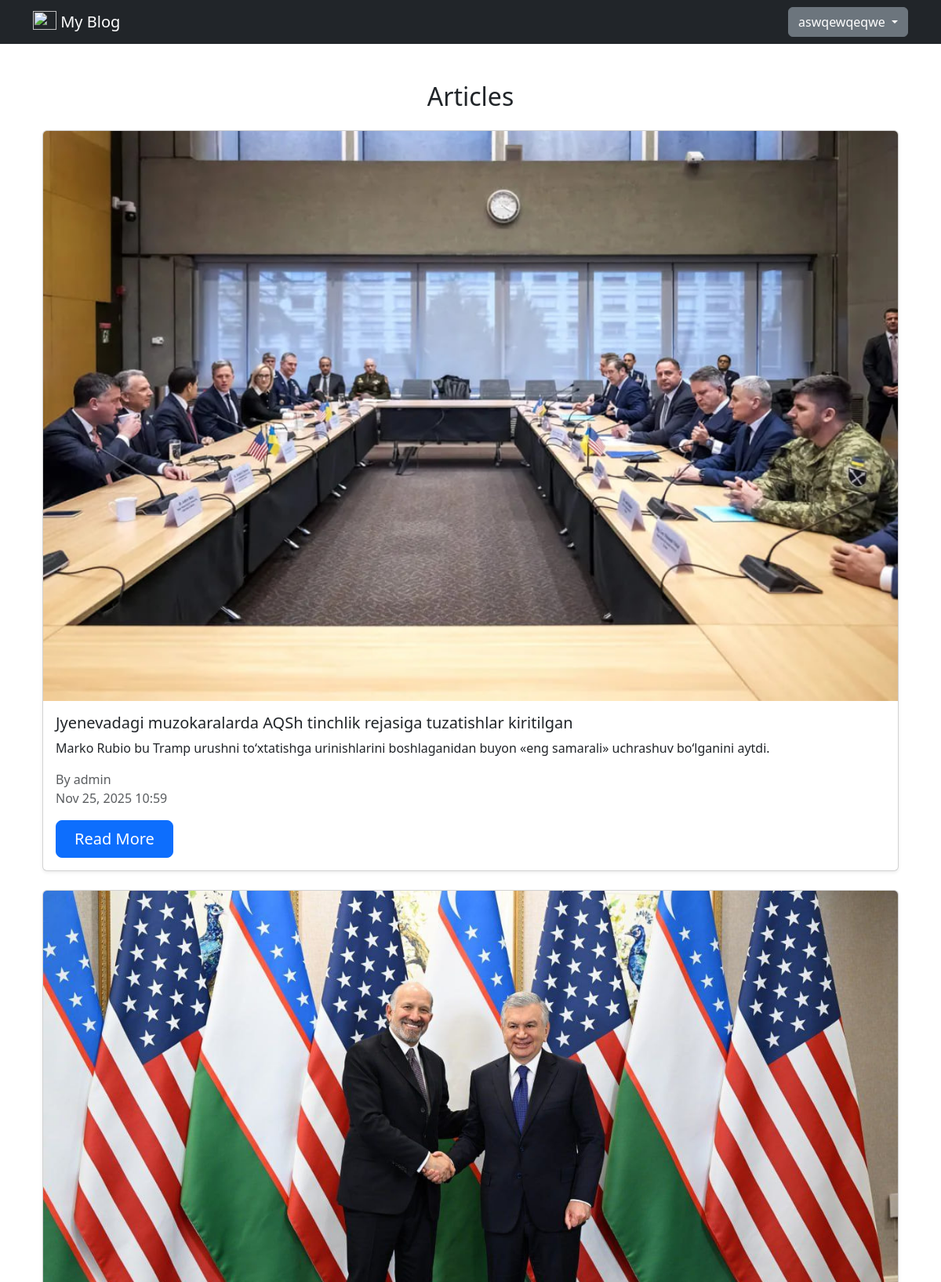
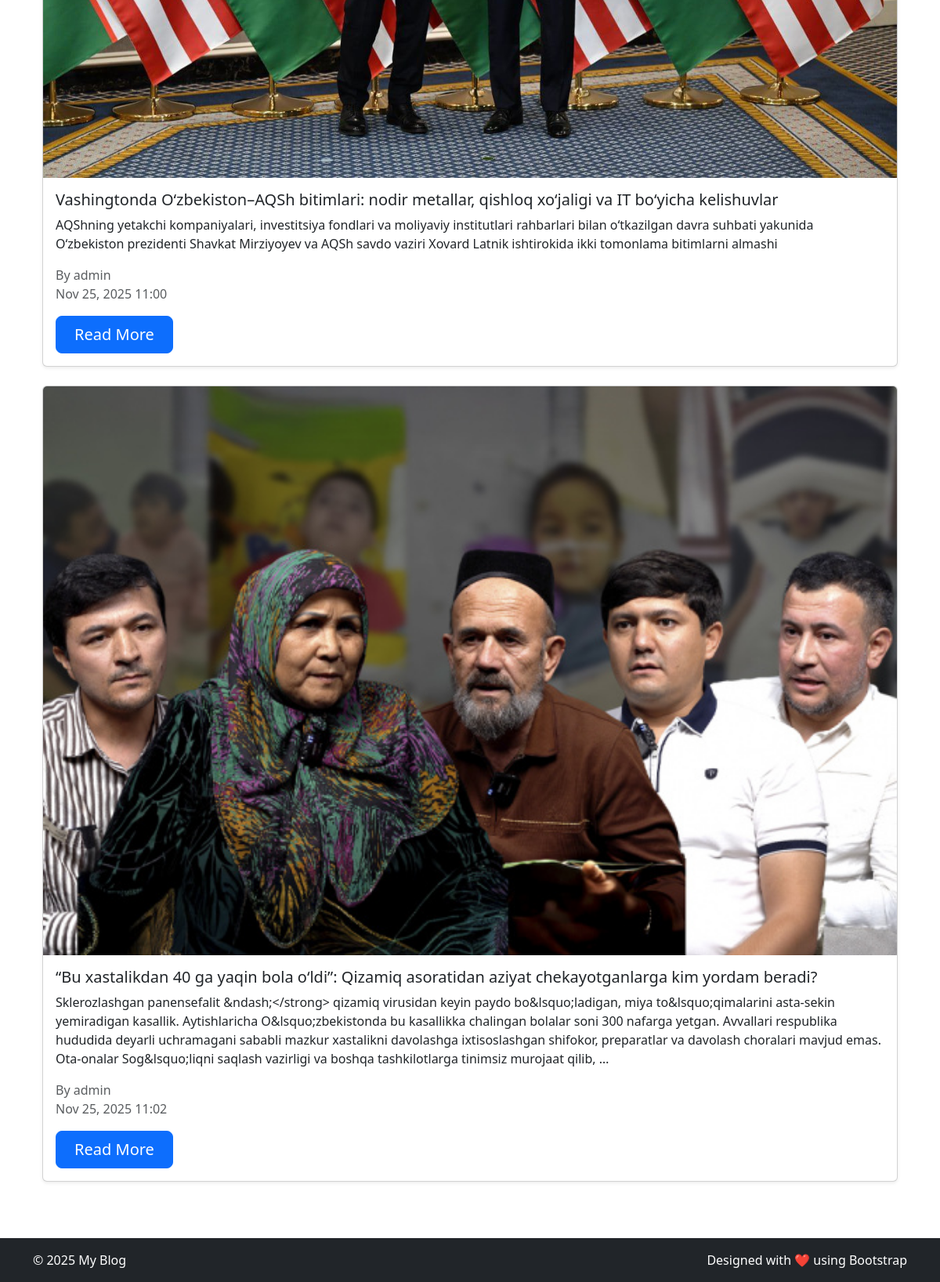
The page /articles/ (signed in) on the database as committed earlier (2 pictures, top to bottom).
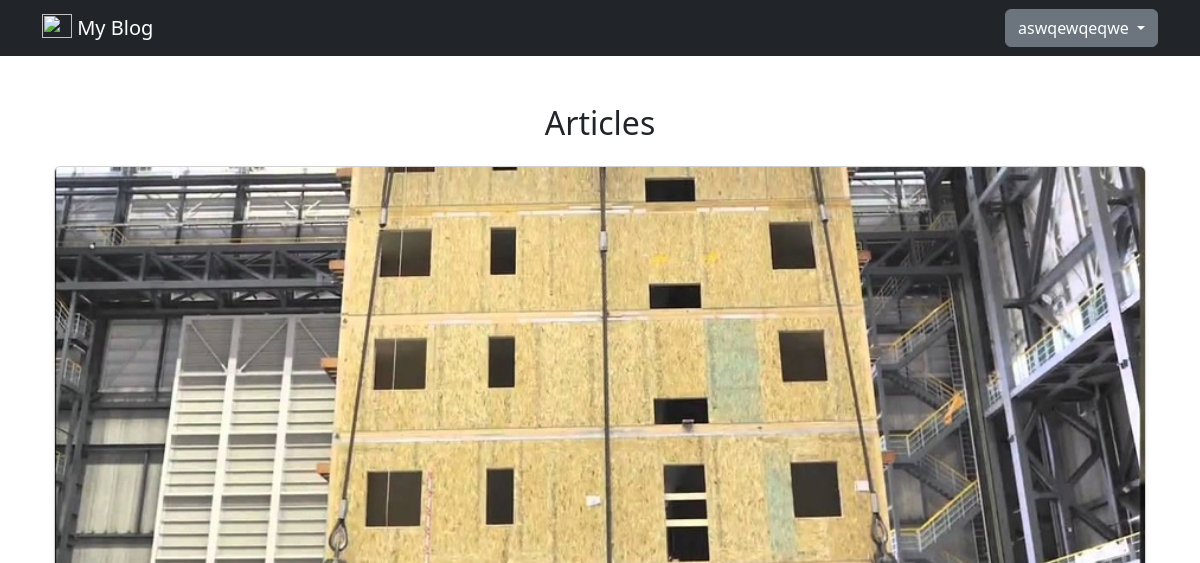
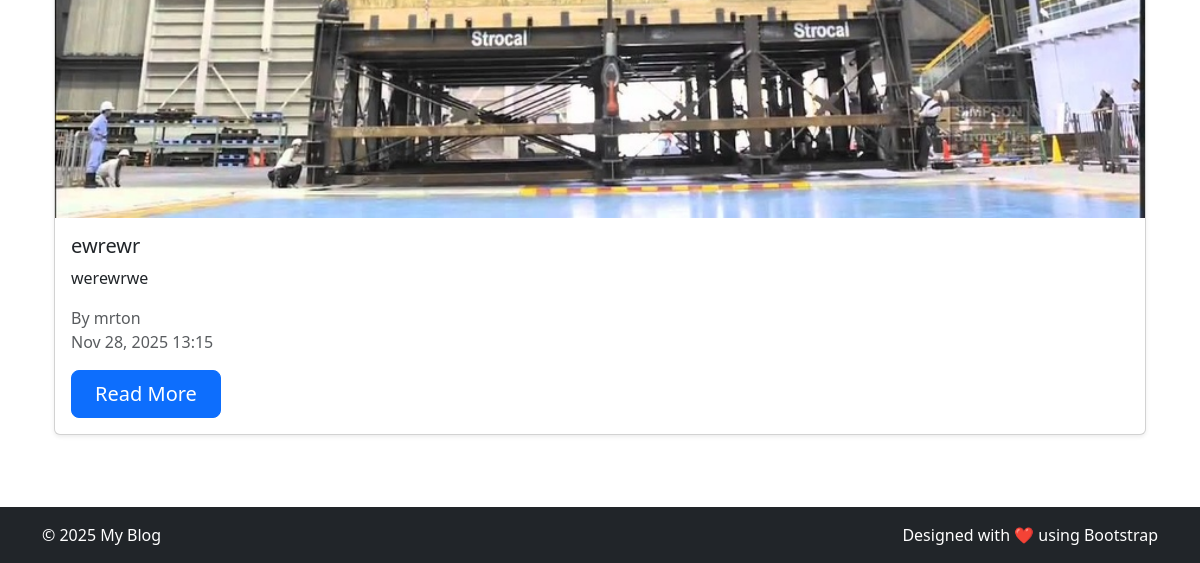
The same page on the database as committed later (2 pictures, top to bottom).
### accounts/models.py (models this page shows)
class CustomUser(AbstractUser):
    age=models.PositiveBigIntegerField(null=True,blank=True)
    address=models.CharField(max_length=100,null=True,blank=True)

### articles/models.py (models this page shows, shortened)
class Article(models.Model):
    title = models.CharField(max_length=255)
    summary=models.CharField(max_length=255,blank=True)
    body=RichTextField()
    photo=models.ImageField(upload_to='photos/',blank=True,null=True,default='first_CZsPB4v.jpeg')
    date=models.DateTimeField(auto_now_add=True)
    author=models.ForeignKey(get_user_model(),on_delete=models.CASCADE)

### articles/views.py (the view)
# urls.py: path('', ArticleList.as_view(), name='article-list'),
class ArticleList(LoginRequiredMixin,ListView):
    model=Article
    template_name="articles/article_list.html"
    context_object_name="articles"
    ordering=['title']

### templates/articles/article_list.html (shortened to what this page needs)
{% extends 'base.html' %}
{% load static %}
{% block content %}
<div class="container my-5">
    <h2 class="mb-4 text-center">Articles</h2>
    <div class="row">
        {% for article in articles %}
            <div class="col-md-6 col-lg-12 mb-4">
                <div class="card h-100 shadow-sm">
                    {% if article.photo %}
                        <img src="{{ article.photo.url }}" class="card-img-top w-100" style="height: auto;" alt="{{ article.title }}">
                    {% else %}
                        <img src="{% static 'photos/first_CZsPB4v.jpeg' %}" class="card-img-top w-100" style="height: auto;" alt="{{ article.title }}">
                    {% endif %}
                    <div class="card-body d-flex flex-column">
                        <h5 class="card-title">
                          {{ article.title }}
                        </h5>
                        <p class="card-text">
                            {{ article.summary|default:article.body|truncatewords:50 }}
                        </p>
                        <p class="text-muted mt-auto mb-2">
                            By {{ article.author.username }}<br>
                            {{ article.date|date:"M d, Y H:i" }}
                        </p>
                        <a href="{% url 'article-detail' article.pk %}" class="btn btn-primary btn-lg mt-2" style="width: 150px;">Read More</a>
                    </div>
                </div>
            </div>
        {% empty %}
            <p class="text-center">No articles found.</p>
        {% endfor %}
    </div>
</div>
{% endblock %}

### templates/base.html (shortened to what this page needs)
{% load static %}
{% load widget_tweaks %}
<!DOCTYPE html>
<html lang="en">
<head>
    <link href="https://cdn.jsdelivr.net/npm/bootstrap@5.3.2/dist/css/bootstrap.min.css" rel="stylesheet">
</head>
<body class="d-flex flex-column min-vh-100">
    <header>
        <nav class="navbar navbar-dark bg-dark">
            <div class="container">
                <a class="navbar-brand" href="{% url 'home' %}">
                    <img src="https://getbootstrap.com/docs/5.3/assets/brand/bootstrap-logo.svg" width="30" height="24" class="d-inline-block align-text-top">
                    My Blog
                </a>
                {% if request.user.is_authenticated %}
                    <div class="dropdown">
                        <button class="btn btn-secondary dropdown-toggle" type="button" data-bs-toggle="dropdown" aria-expanded="false">
                            {{ request.user.username }}
                        </button>
                    </div>
                {% endif %}
            </div>
        </nav>
    </header>
    <main class="flex-grow-1">
        <div class="container my-4">
            {% block content %}{% endblock %}
        </div>
    </main>
    <footer class="bg-dark text-white py-3 mt-auto">
        <div class="container d-flex justify-content-between">
            <span>&copy; 2025 My Blog</span>
            <span>Designed with ❤️ using Bootstrap</span>
        </div>
    </footer>
</body>
</html>

Rows that differ between the two databases and show on the page:
removed Article: photo (picture), title "Jyenevadagi muzokaralarda AQSh tinchlik rejasiga tuzatishlar kiritilgan", summary "Marko Rubio bu Tramp urushni to‘xtatishga urinishlarini boshlaganidan buyon «eng samarali» uchrashuv bo‘lganini aytdi.", author.username "admin", date "Nov 25, 2025 10:59"
removed Article: photo (picture), title "Vashingtonda O‘zbekiston–AQSh bitimlari: nodir metallar, qishloq xo‘jaligi va IT bo‘yicha kelishuvlar", summary "AQShning yetakchi kompaniyalari, investitsiya fondlari va moliyaviy institutlari rahbarlari bilan o‘tkazilgan davra suhbati yakunida O‘zbekiston prezidenti Shavkat Mirziyoyev va AQSh savdo vaziri Xovard Latnik ishtirokida ikki tomonlama bitimlarni almashi", author.username "admin", date "Nov 25, 2025 11:00"
removed Article: photo (picture), title "“Bu xastalikdan 40 ga yaqin bola o‘ldi”: Qizamiq asoratidan aziyat chekayotganlarga kim yordam beradi?", summary "Sklerozlashgan panensefalit &ndash;</strong> qizamiq virusidan keyin paydo bo&lsquo;ladigan, miya to&lsquo;qimalarini asta-sekin yemiradigan kasallik. Aytishlaricha O&lsquo;zbekistonda bu kasallikka chalingan bolalar soni 300 nafarga yetgan. Avvallari respublika hududida deyarli uchramagani sababli mazkur xastalikni davolashga ixtisoslashgan shifokor, preparatlar va davolash choralari mavjud emas. Ota-onalar Sog&lsquo;liqni saqlash vazirligi va boshqa tashkilotlarga tinimsiz murojaat qilib, …", author.username "admin", date "Nov 25, 2025 11:02"
added Article: photo (picture), title "ewrewr", summary "werewrwe", author.username "mrton", date "Nov 28, 2025 13:15"
